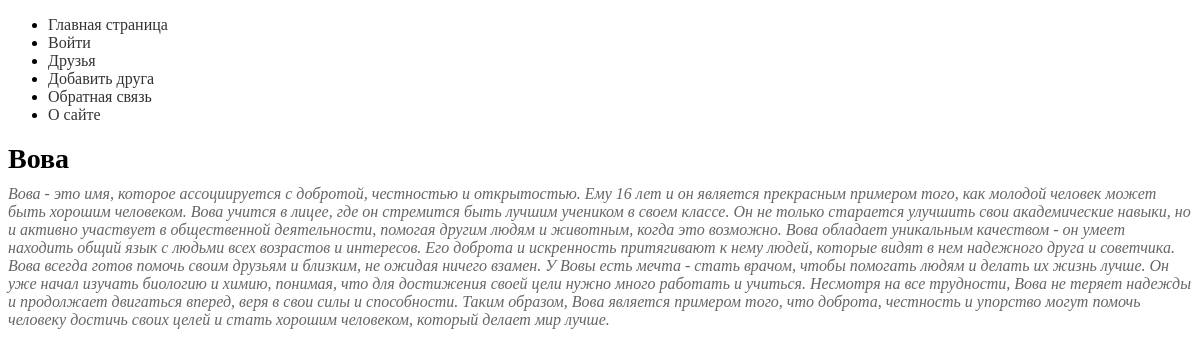
/friend/vova/, run on the app's committed database.
### myapp/models.py (models this page shows, shortened)
class Friends(models.Model):
    class Status(models.IntegerChoices):
        NOT_THE_BEST = 0, "Не лучший друг"
        THE_BEST = 1, "Лучший друг"
    name = models.CharField(max_length=255)
    slug = models.SlugField(max_length=255, unique=True, db_index=True)
    description = models.TextField(blank=True)
    time_create = models.DateTimeField(auto_now_add=True)
    time_update = models.DateTimeField(auto_now=True)
    is_the_best = models.BooleanField(choices=Status.choices, default=Status.NOT_THE_BEST)
    gender = models.ForeignKey("Gender", on_delete=models.PROTECT, related_name="notes")
    tags = models.ManyToManyField("TagFriends", blank=True, related_name="tags")
    objects = models.Manager()
    is_the_best_manager = IsTheBestManager()
    girlfriend = models.OneToOneField("GirlFriend", on_delete=models.SET_NULL, null=True,
                                      blank="True", related_name="boyfriend")
    class Meta:
        pass

### myapp/views.py (the view)
# urls.py: path("friend/<slug:fr_slug>/", views.friend_slug, name="friend-slug"),
def friend_slug(request, fr_slug):
    friend = get_object_or_404(Friends, slug=fr_slug)
    data = {"friend": friend,
            "title": friend.name,
            "menu": menu,
            }
    return render(request, "myapp/friend.html", data)

### myapp/templates/myapp/friend.html (shortened to what this page needs)
{% extends "base.html" %}
{% block content %}
<div class="info">{{ friend.description }}</div>
{% endblock %}

### templates/base.html (shortened to what this page needs)
<!DOCTYPE html>
{% load static %}
<html lang="en">
<head>
    <link rel="stylesheet" href="{% static 'myapp/css/styles.css' %}" type="text/css"/>
</head>
<body>
<ul>
    {% for m in menu %}
    <li>
        <a href="{% url m.name %}" {% if forloop.last %}class="last-menu"{% endif %}>
            {{ m.title }}
        </a>
    </li>
    {% endfor %}
</ul>
<h1 class="friend-title">{{ title }}</h1>
{% block content %}
{% endblock %}
</body>
</html>

### myapp/static/myapp/css/styles.css (style rules this page uses)
a { text-decoration: none; color: #333; }
.friend-title { font-size: 28px; margin-bottom: 10px; }
.info { color: #666; font-style: italic; margin-top: 10px; }

### data on the page
Friends: name "Вова", description "Вова - это имя, которое ассоциируется с добротой, честностью и открытостью. Ему 16 лет и он является прекрасным примером того, как молодой человек может быть хорошим человеком. Вова учится в лицее, где он стремится быть лучшим учеником в своем классе. Он не только старается улучшить свои академические навыки, но и активно участвует в общественной деятельности, помогая другим людям и животным, когда это возможно. Вова обладает уникальным качеством - он умеет находить общий язык с людьми всех возрастов и интересов. Его доброта и искренность притягивают к нему людей, которые видят в нем надежного друга и советчика. Вова всегда готов помочь своим друзьям и близким, не ожидая ничего взамен. У…"

### other printed values
{{ m.title }} "Главная страница" "Войти" "Друзья" "Добавить друга" "Обратная связь" "О сайте"
